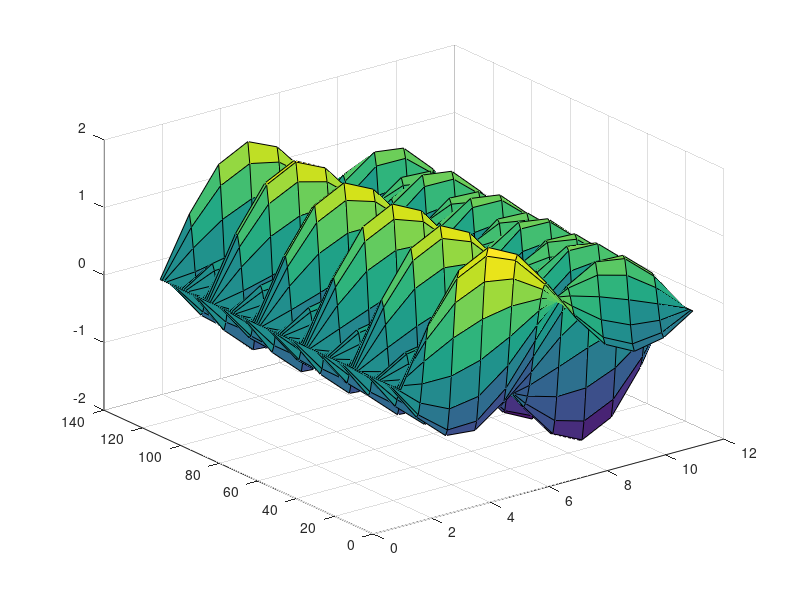

Recreate this plot in MATLAB.
h=0.1
k=0.04
c=2
tinicial=0
tfinal=5
posinicial=0
posfinal=1

f1=@(x) sin(pi*x)+sin(2*pi*x);   %posicion inicial
f2=@(x) 0;     %velocidad

r=(c*k/h)
tvect=(tinicial:k:tfinal);
x=(posinicial:h:posfinal);
longx=size(x);
longx=longx(1,2);
ivect=(0:1:longx-1);
longt=size(tvect);
longt=longt(1,2);

uij=zeros(longt, longx);

fi(1)=0;
gij(1)=0;
fi(longx)=0;
gij(longx)=0;
ui1(longx,1)=0;

for i=2:longx-1
  fi(i)=f1(x(i));
  gi(i)=f2(x(i));
  uij(1,i)=fi(i);
end

for i=2:longx-1
    uij(2,i)=(1-r^2)*fi(i)+((r^2)/2)*(fi(i-1)+fi(i+1))+k*gi(i);
end

for i=3:longt
  for j=2:longx-1
    uij(i,j)=(r^2)*(uij(i-1,j+1)+uij(i-1, j-1))+2*(1-r^2)*uij(i-1,j)-uij(i-2, j);
  end
end
uij;
surf(uij)



